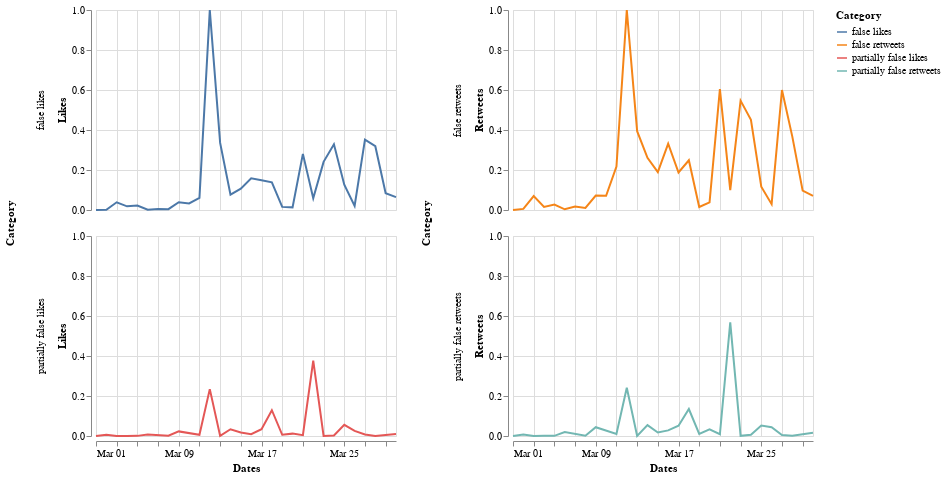

The code cell stored with this chart in its notebook:
### Markdown cell above
## March 2020

### Code cell
start = utc.localize(datetime.datetime(2020, 3, 1))
end = utc.localize(datetime.datetime(2020, 3, 31))

index=0
dates = ["2020-03-01"] 
retweets = [0]
likes = [0]
category = ["partially false"]
mix = ["2020-03-01 partially false"]
for element in data:
    token_id = data[index]['id_str']
    indice_csv = lista_unica_csv.index(token_id)
    token = data[index]['created_at']
    d = parse(token)
   
    if start <= d <= end:
        
        d = d.strftime('%Y-%m-%d')
        a = d + " " + lista_unica_csv[indice_csv+1].lower()
        if a in mix:
            i = mix.index(a)
            retweets[i] = retweets[i] + data[index]['retweet_count']
            likes[i] = likes[i]+ data[index]['favorite_count']
        else:
            mix.append(a)
            dates.append(d)
            retweets.append(data[index]['retweet_count'])
            likes.append(data[index]['favorite_count'])
            category.append(lista_unica_csv[indice_csv+1].lower())
        
       
    index=index+1


start = datetime.datetime.strptime("2020-03-01", "%Y-%m-%d")
end = datetime.datetime.strptime("2020-03-31", "%Y-%m-%d")
date_generated = [start + datetime.timedelta(days=x) for x in range(0, (end-start).days)]

for date in date_generated:
    if date.strftime("%Y-%m-%d") not in dates:
        d = date.strftime("%Y-%m-%d")
        a = d + " " + "false"
        mix.append(a)
        dates.append(d)
        category.append("false")
        retweets.append(0)
        likes.append(0)
        a1 = d + " " + "partially false"
        mix.append(a1)
        dates.append(d)
        category.append("partially false")
        retweets.append(0)
        likes.append(0)
        

df_likes_mar = pd.DataFrame(
    {'Dates': dates,
     'Likes': likes,
     'Category': category
    })

df_likes_mar['Dates']= pd.to_datetime(df_likes_mar['Dates'])
cl = df_likes_mar['Category'].to_list()
cl_cat = [s + " likes" for s in cl]
df_likes_mar['Category'] = cl_cat


df_retweets_mar = pd.DataFrame(
    {'Dates': dates,
     'Retweets': retweets,
     'Category': category
    })

df_retweets_mar['Dates']= pd.to_datetime(df_retweets_mar['Dates'])
cr = df_retweets_mar['Category'].to_list()
cr_cat = [s + " retweets" for s in cr]
df_retweets_mar['Category'] = cr_cat


df_mar = pd.DataFrame(
    {'Dates': dates,
     'Likes': likes,
     'Retweets': retweets,
     'Category': category
    })

df_mar['Dates']= pd.to_datetime(df_mar['Dates'])
df_mar = df_mar.sort_values(by=['Dates'], ascending=True)



df_norm_mar = df_mar.copy()
df_norm_mar[['Likes', 'Retweets']] = (df_norm_mar[['Likes', 'Retweets']] - df_norm_mar[['Likes', 'Retweets']].min()) / (df_norm_mar[['Likes', 'Retweets']].max() - df_norm_mar[['Likes', 'Retweets']].min())
df_likes_mar['Likes'] = df_norm_mar['Likes']
df_retweets_mar['Retweets'] = df_norm_mar['Retweets']



c1_mar = alt.Chart(df_likes_mar).mark_line().encode(
    x="monthdate(Dates):T",
    y="Likes",
    color="Category",
    row="Category"
).properties(
    width=300,
    height=200
)
c1_mar.encoding.x.title = 'Dates'

c2_mar = alt.Chart(df_retweets_mar).mark_line().encode(
    x="monthdate(Dates):T",
    y="Retweets",
    color="Category",
    row="Category"
).properties(
    width=300,
    height=200
)
c2_mar.encoding.x.title = 'Dates'

alt.hconcat(c1_mar, c2_mar)

### Figure 1 — Vega-Lite specification as saved in the notebook (floating-point values rounded to 4 significant figures)
{"config": {"view": {"continuousWidth": 400, "continuousHeight": 300}}, "hconcat": [{"data": {"name": "data-42e1b3ccb17131b7356c1024000ef116"}, "mark": "line", "encoding": {"color": {"type": "nominal", "field": "Category"}, "row": {"type": "nominal", "field": "Category"}, "x": {"type": "temporal", "field": "Dates", "timeUnit": "monthdate", "title": "Dates"}, "y": {"type": "quantitative", "field": "Likes"}}, "height": 200, "width": 300}, {"data": {"name": "data-a4ebd852696f4a2c4c3a982166850f9d"}, "mark": "line", "encoding": {"color": {"type": "nominal", "field": "Category"}, "row": {"type": "nominal", "field": "Category"}, "x": {"type": "temporal", "field": "Dates", "timeUnit": "monthdate", "title": "Dates"}, "y": {"type": "quantitative", "field": "Retweets"}}, "height": 200, "width": 300}], "$schema": "https://vega.github.io/schema/vega-lite/v4.8.1.json", "datasets": {"data-42e1b3ccb17131b7356c1024000ef116": [{"Dates": "2020-03-01T00:00:00", "Likes": 0.0, "Category": "partially false likes"}, {"Dates": "2020-03-04T00:00:00", "Likes": 0.0005523, "Category": "partially false likes"}, {"Dates": "2020-03-11T00:00:00", "Likes": 0.06049, "Category": "false likes"}, {"Dates": "2020-03-24T00:00:00", "Likes": 0.3287, "Category": "false likes"}, {"Dates": "2020-03-26T00:00:00", "Likes": 0.02074, "Category": "false likes"}, {"Dates": "2020-03-27T00:00:00", "Likes": 0.007862, "Category": "partially false likes"}, {"Dates": "2020-03-15T00:00:00", "Likes": 0.107, "Category": "false likes"}, {"Dates": "2020-03-20T00:00:00", "Likes": 0.01316, "Category": "false likes"}, {"Dates": "2020-03-23T00:00:00", "Likes": 0.2407, "Category": "false likes"}, {"Dates": "2020-03-27T00:00:00", "Likes": 0.3514, "Category": "false likes"}, {"Dates": "2020-03-05T00:00:00", "Likes": 0.02264, "Category": "false likes"}, {"Dates": "2020-03-06T00:00:00", "Likes": 0.001147, "Category": "false likes"}, {"Dates": "2020-03-18T00:00:00", "Likes": 0.1381, "Category": "false likes"}, {"Dates": "2020-03-22T00:00:00", "Likes": 0.05892, "Category": "false likes"}, {"Dates": "2020-03-28T00:00:00", "Likes": 0.3188, "Category": "false likes"}, {"Dates": "2020-03-07T00:00:00", "Likes": 0.00483, "Category": "false likes"}, {"Dates": "2020-03-14T00:00:00", "Likes": 0.07668, "Category": "false likes"}, {"Dates": "2020-03-16T00:00:00", "Likes": 0.1581, "Category": "false likes"}, {"Dates": "2020-03-19T00:00:00", "Likes": 0.01555, "Category": "false likes"}, {"Dates": "2020-03-22T00:00:00", "Likes": 0.3765, "Category": "partially false likes"}, {"Dates": "2020-03-30T00:00:00", "Likes": 0.009502, "Category": "partially false likes"}, {"Dates": "2020-03-30T00:00:00", "Likes": 0.06461, "Category": "false likes"}, {"Dates": "2020-03-21T00:00:00", "Likes": 0.2807, "Category": "false likes"}, {"Dates": "2020-03-23T00:00:00", "Likes": 0.0006015, "Category": "partially false likes"}, {"Dates": "2020-03-02T00:00:00", "Likes": 0.001504, "Category": "false likes"}, {"Dates": "2020-03-03T00:00:00", "Likes": 0.03859, "Category": "false likes"}, {"Dates": "2020-03-17T00:00:00", "Likes": 0.1491, "Category": "false likes"}, {"Dates": "2020-03-20T00:00:00", "Likes": 0.01183, "Category": "partially false likes"}, {"Dates": "2020-03-21T00:00:00", "Likes": 0.004172, "Category": "partially false likes"}, {"Dates": "2020-03-25T00:00:00", "Likes": 0.1263, "Category": "false likes"}, {"Dates": "2020-03-28T00:00:00", "Likes": 0.0004284, "Category": "partially false likes"}, {"Dates": "2020-03-29T00:00:00", "Likes": 0.08352, "Category": "false likes"}, {"Dates": "2020-03-12T00:00:00", "Likes": 1.0, "Category": "false likes"}, {"Dates": "2020-03-18T00:00:00", "Likes": 0.129, "Category": "partially false likes"}, {"Dates": "2020-03-09T00:00:00", "Likes": 0.03917, "Category": "false likes"}, {"Dates": "2020-03-13T00:00:00", "Likes": 0.3356, "Category": "false likes"}, {"Dates": "2020-03-19T00:00:00", "Likes": 0.006021, "Category": "partially false likes"}, {"Dates": "2020-03-01T00:00:00", "Likes": 1.823e-06, "Category": "false likes"}, {"Dates": "2020-03-08T00:00:00", "Likes": 0.004247, "Category": "false likes"}, {"Dates": "2020-03-16T00:00:00", "Likes": 0.009244, "Category": "partially false likes"}, {"Dates": "2020-03-24T00:00:00", "Likes": 0.002842, "Category": "partially false likes"}, {"Dates": "2020-03-26T00:00:00", "Likes": 0.02526, "Category": "partially false likes"}, {"Dates": "2020-03-12T00:00:00", "Likes": 0.2344, "Category": "partially false likes"}, {"Dates": "2020-03-14T00:00:00", "Likes": 0.03364, "Category": "partially false likes"}, {"Dates": "2020-03-25T00:00:00", "Likes": 0.05601, "Category": "partially false likes"}, {"Dates": "2020-03-08T00:00:00", "Likes": 0.001248, "Category": "partially false likes"}, {"Dates": "2020-03-09T00:00:00", "Likes": 0.02306, "Category": "partially false likes"}, {"Dates": "2020-03-13T00:00:00", "Likes": 0.0003217, "Category": "partially false likes"}, {"Dates": "2020-03-15T00:00:00", "Likes": 0.01779, "Category": "partially false likes"}, {"Dates": "2020-03-04T00:00:00", "Likes": 0.01829, "Category": "false likes"}, {"Dates": "2020-03-06T00:00:00", "Likes": 0.007473, "Category": "partially false likes"}, {"Dates": "2020-03-10T00:00:00", "Likes": 0.033, "Category": "false likes"}, {"Dates": "2020-03-11T00:00:00", "Likes": 0.006065, "Category": "partially false likes"}, {"Dates": "2020-03-17T00:00:00", "Likes": 0.03411, "Category": "partially false likes"}, {"Dates": "2020-03-03T00:00:00", "Likes": 0.0002853, "Category": "partially false likes"}, {"Dates": "2020-03-05T00:00:00", "Likes": 0.0006444, "Category": "partially false likes"}, {"Dates": "2020-03-02T00:00:00", "Likes": 0.006536, "Category": "partially false likes"}], "data-a4ebd852696f4a2c4c3a982166850f9d": [{"Dates": "2020-03-01T00:00:00", "Retweets": 0.0, "Category": "partially false retweets"}, {"Dates": "2020-03-04T00:00:00", "Retweets": 0.001231, "Category": "partially false retweets"}, {"Dates": "2020-03-11T00:00:00", "Retweets": 0.2175, "Category": "false retweets"}, {"Dates": "2020-03-24T00:00:00", "Retweets": 0.4514, "Category": "false retweets"}, {"Dates": "2020-03-26T00:00:00", "Retweets": 0.02911, "Category": "false retweets"}, {"Dates": "2020-03-27T00:00:00", "Retweets": 0.00508, "Category": "partially false retweets"}, {"Dates": "2020-03-15T00:00:00", "Retweets": 0.1898, "Category": "false retweets"}, {"Dates": "2020-03-20T00:00:00", "Retweets": 0.03793, "Category": "false retweets"}, {"Dates": "2020-03-23T00:00:00", "Retweets": 0.5468, "Category": "false retweets"}, {"Dates": "2020-03-27T00:00:00", "Retweets": 0.5999, "Category": "false retweets"}, {"Dates": "2020-03-05T00:00:00", "Retweets": 0.02745, "Category": "false retweets"}, {"Dates": "2020-03-06T00:00:00", "Retweets": 0.003452, "Category": "false retweets"}, {"Dates": "2020-03-18T00:00:00", "Retweets": 0.2485, "Category": "false retweets"}, {"Dates": "2020-03-22T00:00:00", "Retweets": 0.09913, "Category": "false retweets"}, {"Dates": "2020-03-28T00:00:00", "Retweets": 0.3669, "Category": "false retweets"}, {"Dates": "2020-03-07T00:00:00", "Retweets": 0.01766, "Category": "false retweets"}, {"Dates": "2020-03-14T00:00:00", "Retweets": 0.2609, "Category": "false retweets"}, {"Dates": "2020-03-16T00:00:00", "Retweets": 0.3321, "Category": "false retweets"}, {"Dates": "2020-03-19T00:00:00", "Retweets": 0.01502, "Category": "false retweets"}, {"Dates": "2020-03-22T00:00:00", "Retweets": 0.5677, "Category": "partially false retweets"}, {"Dates": "2020-03-30T00:00:00", "Retweets": 0.01585, "Category": "partially false retweets"}, {"Dates": "2020-03-30T00:00:00", "Retweets": 0.07079, "Category": "false retweets"}, {"Dates": "2020-03-21T00:00:00", "Retweets": 0.6044, "Category": "false retweets"}, {"Dates": "2020-03-23T00:00:00", "Retweets": 0.0007044, "Category": "partially false retweets"}, {"Dates": "2020-03-02T00:00:00", "Retweets": 0.005532, "Category": "false retweets"}, {"Dates": "2020-03-03T00:00:00", "Retweets": 0.06973, "Category": "false retweets"}, {"Dates": "2020-03-17T00:00:00", "Retweets": 0.1877, "Category": "false retweets"}, {"Dates": "2020-03-20T00:00:00", "Retweets": 0.03305, "Category": "partially false retweets"}, {"Dates": "2020-03-21T00:00:00", "Retweets": 0.008635, "Category": "partially false retweets"}, {"Dates": "2020-03-25T00:00:00", "Retweets": 0.1164, "Category": "false retweets"}, {"Dates": "2020-03-28T00:00:00", "Retweets": 0.0008204, "Category": "partially false retweets"}, {"Dates": "2020-03-29T00:00:00", "Retweets": 0.09678, "Category": "false retweets"}, {"Dates": "2020-03-12T00:00:00", "Retweets": 1.0, "Category": "false retweets"}, {"Dates": "2020-03-18T00:00:00", "Retweets": 0.1349, "Category": "partially false retweets"}, {"Dates": "2020-03-09T00:00:00", "Retweets": 0.0719, "Category": "false retweets"}, {"Dates": "2020-03-13T00:00:00", "Retweets": 0.3942, "Category": "false retweets"}, {"Dates": "2020-03-19T00:00:00", "Retweets": 0.01019, "Category": "partially false retweets"}, {"Dates": "2020-03-01T00:00:00", "Retweets": 4.143e-06, "Category": "false retweets"}, {"Dates": "2020-03-08T00:00:00", "Retweets": 0.01051, "Category": "false retweets"}, {"Dates": "2020-03-16T00:00:00", "Retweets": 0.02808, "Category": "partially false retweets"}, {"Dates": "2020-03-24T00:00:00", "Retweets": 0.006364, "Category": "partially false retweets"}, {"Dates": "2020-03-26T00:00:00", "Retweets": 0.04357, "Category": "partially false retweets"}, {"Dates": "2020-03-12T00:00:00", "Retweets": 0.2414, "Category": "partially false retweets"}, {"Dates": "2020-03-14T00:00:00", "Retweets": 0.05442, "Category": "partially false retweets"}, {"Dates": "2020-03-25T00:00:00", "Retweets": 0.052, "Category": "partially false retweets"}, {"Dates": "2020-03-08T00:00:00", "Retweets": 0.0014, "Category": "partially false retweets"}, {"Dates": "2020-03-09T00:00:00", "Retweets": 0.04413, "Category": "partially false retweets"}, {"Dates": "2020-03-13T00:00:00", "Retweets": 0.0004019, "Category": "partially false retweets"}, {"Dates": "2020-03-15T00:00:00", "Retweets": 0.01735, "Category": "partially false retweets"}, {"Dates": "2020-03-04T00:00:00", "Retweets": 0.01528, "Category": "false retweets"}, {"Dates": "2020-03-06T00:00:00", "Retweets": 0.0199, "Category": "partially false retweets"}, {"Dates": "2020-03-10T00:00:00", "Retweets": 0.07092, "Category": "false retweets"}, {"Dates": "2020-03-11T00:00:00", "Retweets": 0.01045, "Category": "partially false retweets"}, {"Dates": "2020-03-17T00:00:00", "Retweets": 0.05133, "Category": "partially false retweets"}, {"Dates": "2020-03-03T00:00:00", "Retweets": 0.000203, "Category": "partially false retweets"}, {"Dates": "2020-03-05T00:00:00", "Retweets": 0.0008494, "Category": "partially false retweets"}, {"Dates": "2020-03-02T00:00:00", "Retweets": 0.00769, "Category": "partially false retweets"}]}}
